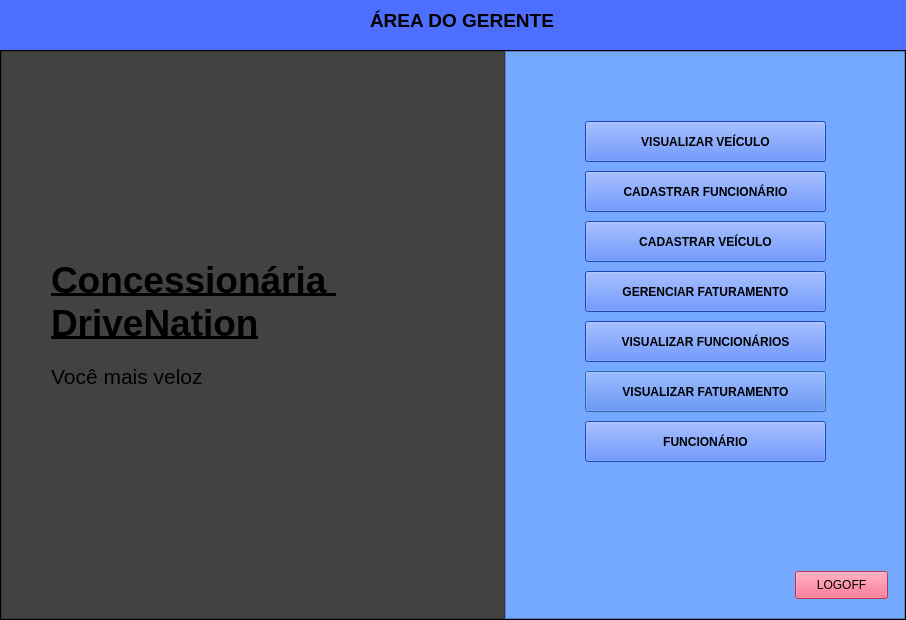
<?xml version="1.0" encoding="UTF-8"?>
<ui version="4.0">
 <class>Dialog</class>
 <widget class="QDialog" name="Dialog">
  <property name="geometry">
   <rect>
    <x>0</x>
    <y>0</y>
    <width>906</width>
    <height>620</height>
   </rect>
  </property>
  <property name="maximumSize">
   <size>
    <width>906</width>
    <height>620</height>
   </size>
  </property>
  <property name="windowTitle">
   <string>Dialog</string>
  </property>
  <layout class="QVBoxLayout" name="verticalLayout" stretch="0,0">
   <property name="spacing">
    <number>0</number>
   </property>
   <property name="leftMargin">
    <number>0</number>
   </property>
   <property name="topMargin">
    <number>0</number>
   </property>
   <property name="rightMargin">
    <number>0</number>
   </property>
   <property name="bottomMargin">
    <number>0</number>
   </property>
   <item>
    <widget class="QFrame" name="frame_2">
     <property name="maximumSize">
      <size>
       <width>16777215</width>
       <height>50</height>
      </size>
     </property>
     <property name="styleSheet">
      <string notr="true">background-color: rgb(78, 110, 255);</string>
     </property>
     <property name="frameShape">
      <enum>QFrame::NoFrame</enum>
     </property>
     <property name="frameShadow">
      <enum>QFrame::Raised</enum>
     </property>
     <widget class="QLabel" name="label_4">
      <property name="geometry">
       <rect>
        <x>370</x>
        <y>0</y>
        <width>361</width>
        <height>41</height>
       </rect>
      </property>
      <property name="font">
       <font>
        <pointsize>14</pointsize>
        <weight>75</weight>
        <bold>true</bold>
       </font>
      </property>
      <property name="text">
       <string>ÁREA DO GERENTE</string>
      </property>
     </widget>
    </widget>
   </item>
   <item>
    <widget class="QFrame" name="frame">
     <property name="styleSheet">
      <string notr="true">background-color: rgb(0, 0, 0);</string>
     </property>
     <property name="frameShape">
      <enum>QFrame::StyledPanel</enum>
     </property>
     <property name="frameShadow">
      <enum>QFrame::Raised</enum>
     </property>
     <layout class="QHBoxLayout" name="horizontalLayout" stretch="0,0">
      <property name="spacing">
       <number>0</number>
      </property>
      <property name="leftMargin">
       <number>0</number>
      </property>
      <property name="topMargin">
       <number>0</number>
      </property>
      <property name="rightMargin">
       <number>0</number>
      </property>
      <property name="bottomMargin">
       <number>0</number>
      </property>
      <item>
       <widget class="QFrame" name="right_menu">
        <property name="maximumSize">
         <size>
          <width>16777215</width>
          <height>16777215</height>
         </size>
        </property>
        <property name="styleSheet">
         <string notr="true">background-color: rgb(66, 66, 66);</string>
        </property>
        <property name="frameShape">
         <enum>QFrame::StyledPanel</enum>
        </property>
        <property name="frameShadow">
         <enum>QFrame::Raised</enum>
        </property>
        <widget class="QLabel" name="label_5">
         <property name="geometry">
          <rect>
           <x>50</x>
           <y>190</y>
           <width>411</width>
           <height>121</height>
          </rect>
         </property>
         <property name="font">
          <font>
           <pointsize>28</pointsize>
           <weight>75</weight>
           <bold>true</bold>
           <underline>true</underline>
          </font>
         </property>
         <property name="styleSheet">
          <string notr="true">color: rgb(0, 0, 0);</string>
         </property>
         <property name="text">
          <string>Concessionária 
DriveNation</string>
         </property>
        </widget>
        <widget class="QLabel" name="label_6">
         <property name="geometry">
          <rect>
           <x>50</x>
           <y>310</y>
           <width>311</width>
           <height>31</height>
          </rect>
         </property>
         <property name="font">
          <font>
           <pointsize>16</pointsize>
          </font>
         </property>
         <property name="text">
          <string>Você mais veloz</string>
         </property>
        </widget>
       </widget>
      </item>
      <item>
       <widget class="QFrame" name="left_menu">
        <property name="maximumSize">
         <size>
          <width>400</width>
          <height>16777215</height>
         </size>
        </property>
        <property name="styleSheet">
         <string notr="true">background-color: rgb(116, 169, 255)</string>
        </property>
        <property name="frameShape">
         <enum>QFrame::StyledPanel</enum>
        </property>
        <property name="frameShadow">
         <enum>QFrame::Raised</enum>
        </property>
        <widget class="QPushButton" name="pushButton_9">
         <property name="geometry">
          <rect>
           <x>80</x>
           <y>320</y>
           <width>241</width>
           <height>41</height>
          </rect>
         </property>
         <property name="font">
          <font>
           <pointsize>9</pointsize>
           <weight>75</weight>
           <bold>true</bold>
          </font>
         </property>
         <property name="styleSheet">
          <string notr="true">background-color: rgb(42, 99, 255);</string>
         </property>
         <property name="text">
          <string>VISUALIZAR FATURAMENTO</string>
         </property>
        </widget>
        <widget class="QPushButton" name="pushButton_10">
         <property name="geometry">
          <rect>
           <x>80</x>
           <y>220</y>
           <width>241</width>
           <height>41</height>
          </rect>
         </property>
         <property name="font">
          <font>
           <pointsize>9</pointsize>
           <weight>75</weight>
           <bold>true</bold>
          </font>
         </property>
         <property name="styleSheet">
          <string notr="true">background-color: rgb(42, 99, 255);</string>
         </property>
         <property name="text">
          <string>GERENCIAR FATURAMENTO</string>
         </property>
        </widget>
        <widget class="QPushButton" name="pushButton_11">
         <property name="geometry">
          <rect>
           <x>80</x>
           <y>270</y>
           <width>241</width>
           <height>41</height>
          </rect>
         </property>
         <property name="font">
          <font>
           <pointsize>9</pointsize>
           <weight>75</weight>
           <bold>true</bold>
          </font>
         </property>
         <property name="styleSheet">
          <string notr="true">background-color: rgb(42, 99, 255);</string>
         </property>
         <property name="text">
          <string>VISUALIZAR FUNCIONÁRIOS</string>
         </property>
        </widget>
        <widget class="QPushButton" name="pushButton_12">
         <property name="geometry">
          <rect>
           <x>80</x>
           <y>170</y>
           <width>241</width>
           <height>41</height>
          </rect>
         </property>
         <property name="font">
          <font>
           <pointsize>9</pointsize>
           <weight>75</weight>
           <bold>true</bold>
          </font>
         </property>
         <property name="styleSheet">
          <string notr="true">background-color: rgb(42, 99, 255);</string>
         </property>
         <property name="text">
          <string>CADASTRAR VEÍCULO</string>
         </property>
        </widget>
        <widget class="QPushButton" name="pushButton_13">
         <property name="geometry">
          <rect>
           <x>290</x>
           <y>520</y>
           <width>93</width>
           <height>28</height>
          </rect>
         </property>
         <property name="styleSheet">
          <string notr="true">background-color: rgb(255, 74, 116);</string>
         </property>
         <property name="text">
          <string>LOGOFF</string>
         </property>
        </widget>
        <widget class="QPushButton" name="pushButton_14">
         <property name="geometry">
          <rect>
           <x>80</x>
           <y>120</y>
           <width>241</width>
           <height>41</height>
          </rect>
         </property>
         <property name="font">
          <font>
           <pointsize>9</pointsize>
           <weight>75</weight>
           <bold>true</bold>
          </font>
         </property>
         <property name="styleSheet">
          <string notr="true">background-color: rgb(42, 99, 255);</string>
         </property>
         <property name="text">
          <string>CADASTRAR FUNCIONÁRIO</string>
         </property>
        </widget>
        <widget class="QPushButton" name="pushButton_15">
         <property name="geometry">
          <rect>
           <x>80</x>
           <y>70</y>
           <width>241</width>
           <height>41</height>
          </rect>
         </property>
         <property name="font">
          <font>
           <pointsize>9</pointsize>
           <weight>75</weight>
           <bold>true</bold>
          </font>
         </property>
         <property name="styleSheet">
          <string notr="true">background-color: rgb(42, 99, 255);</string>
         </property>
         <property name="text">
          <string>VISUALIZAR VEÍCULO</string>
         </property>
        </widget>
        <widget class="QPushButton" name="pushButton_16">
         <property name="geometry">
          <rect>
           <x>80</x>
           <y>370</y>
           <width>241</width>
           <height>41</height>
          </rect>
         </property>
         <property name="font">
          <font>
           <pointsize>9</pointsize>
           <weight>75</weight>
           <bold>true</bold>
          </font>
         </property>
         <property name="styleSheet">
          <string notr="true">background-color: rgb(42, 99, 255);</string>
         </property>
         <property name="text">
          <string>FUNCIONÁRIO</string>
         </property>
        </widget>
       </widget>
      </item>
     </layout>
    </widget>
   </item>
  </layout>
 </widget>
 <resources/>
 <connections/>
</ui>
